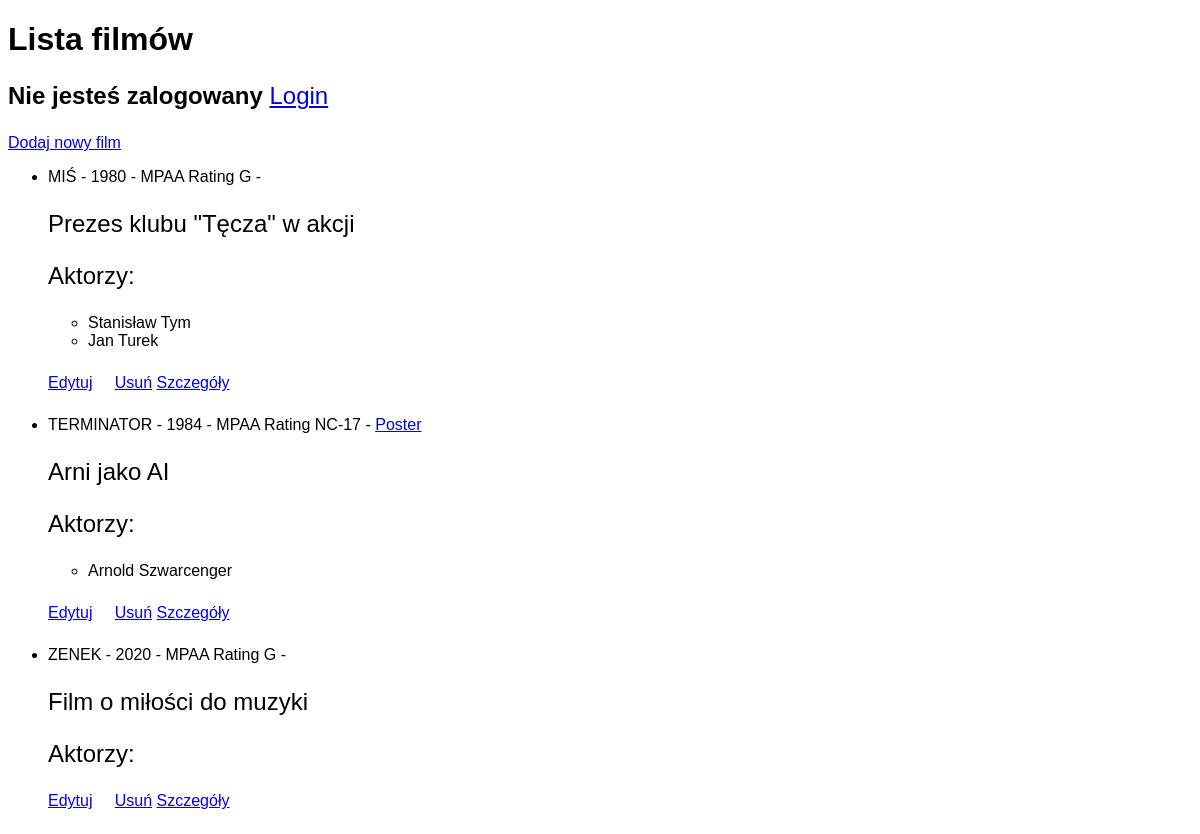
/list, run on an earlier commit of the app's database.
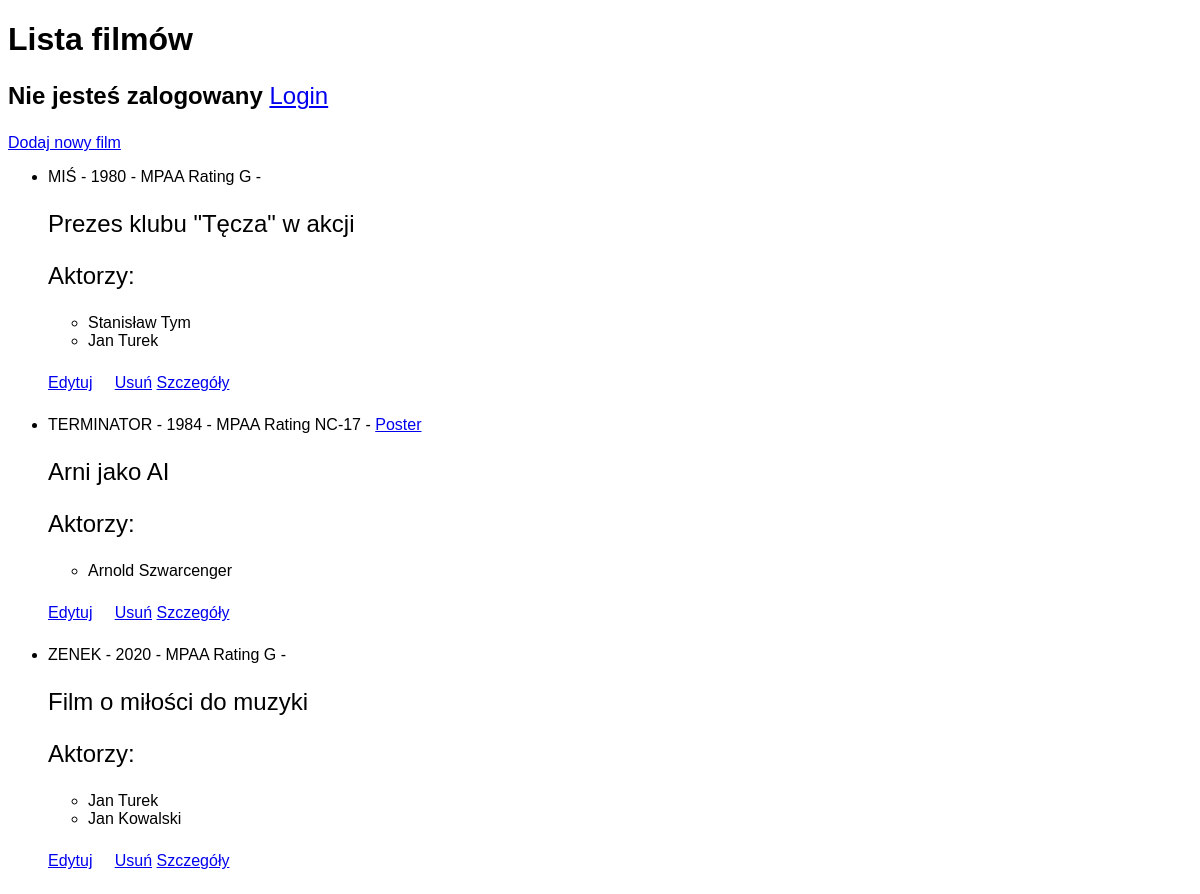
And on a later commit of the database.
### main/models.py (models this page shows, shortened)
class Movie(models.Model):
    MPAA = (
        ('-', 'Brak'),
        ('G', "Rating G"),
        ('PG-13', "Rating PG-13"),
        ('NC-17', "Rating NC-17")
    )
    title = models.CharField(max_length=256, verbose_name="Pełny tytuł filmu")
    description = models.TextField(default="")
    year = models.IntegerField(null=True, blank=True)
    released = models.DateField(null=True, blank=True)
    imdb = models.DecimalField(max_digits=4, decimal_places=2, null=True, blank=True)
    poster = models.ImageField(null=True, blank=True)
    trailer_video = models.URLField(null=True, blank=True)
    created = models.DateTimeField(auto_now_add=True, editable=False)
    mpaa_rating = models.CharField(choices=MPAA, max_length=5, default='X')
    actors = models.ManyToManyField('Actor', related_name="movies")
    class Meta:
        verbose_name = "Film"
        verbose_name_plural = "Filmy"

class Actor(models.Model):
    first_name = models.CharField(max_length=100, null=False)
    last_name = models.CharField(max_length=100, null=False)
    def __str__(self):
        return f"{self.first_name} {self.last_name}"
    class Meta:
        verbose_name = "aktor"
        verbose_name_plural = "aktorzy"

### main/views.py (the view)
# urls.py: path("list", movielist_response, name="movie_list"),
def movielist_response(request):
    all_movies = Movie.objects.all().order_by('title')
    return render(request, "movie-list.html", { "movies" : all_movies })

### main/templates/movie-list.html (shortened to what this page needs)
{% load static %}
<!DOCTYPE html>
<html lang="en">
<head>
    <link rel="stylesheet" href="{% static "main.css" %}">
</head>
<body>
<h1>Lista filmów</h1>
{% if user.is_authenticated %}
    <p>
        <b>Jesteś zalogowany, witaj {{ user.username }}</b>
        <a href="{% url 'logout' %}">Logout</a>
    </p>
{% else %}
    <p>
        <b>Nie jesteś zalogowany</b>
        <a href="{% url 'login' %}">Login</a>
    </p>
{% endif %}
<a href="{% url 'movie_add'  %}">Dodaj nowy film</a>
<ul>
    {% for movie in movies %}
        <li>{{ movie.title|upper }} - {{  movie.year }} -
            MPAA {{ movie.get_mpaa_rating_display }} -
            {% if movie.poster|length > 0 %}
            <a href="/media/{{ movie.poster}}" target="_blank">Poster</a>
            {% endif %}
        </li>
        <p>{{ movie.description }}</p>
        <p>
            Aktorzy:
            <ul>
                {% for actor in movie.actors.all %}
                    <li>{{ actor }}</li>
                {% endfor %}
            </ul>
        </p>
        <a href="{% url 'movie_edit' movie.id %}">Edytuj</a>
        <a href="{% url 'movie_del' movie.id %}">Usuń</a>
        <a href="{% url 'movie_details' movie.id %}">Szczegóły</a>
    {% endfor %}
</ul>
</body>
</html>

What changed in the data, as far as the page shows it:
changed Movie "Film o miłości do muzyki": gains Actor (first_name+last_name "Jan Turek")
added Actor: first_name+last_name "Jan Kowalski", shown under Movie "Film o miłości do muzyki"
